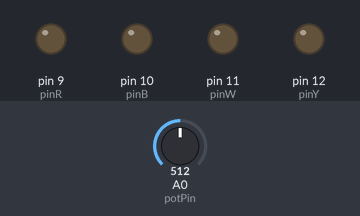
Bench run of a sketch on a simulated Arduino Uno, built with avr-gcc and run on an emulated ATmega328P. Shown: output pins drawn as LEDs (lit = HIGH). Dashed ring = blinking. The test bench sets the inputs (shaded band); at power-on: A0 (potPin) = 512.

Above: at 1.3 s.
1.4 s: A0 (potPin) set to 716
At 2.62 s:
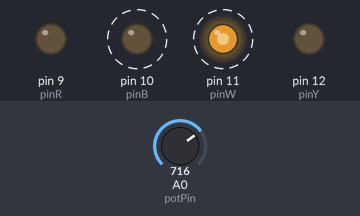
4.4 s: A0 (potPin) set to 511
At 4.62 s:
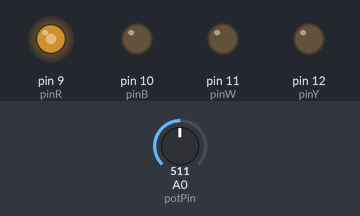
7.4 s: A0 (potPin) set to 306
At 8.12 s:
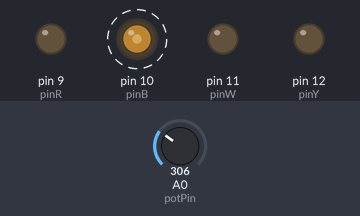
10.4 s: A0 (potPin) set to 0
Timing chart, 0 to 14.4 s (numbered marks = the images above; inputs shaded):
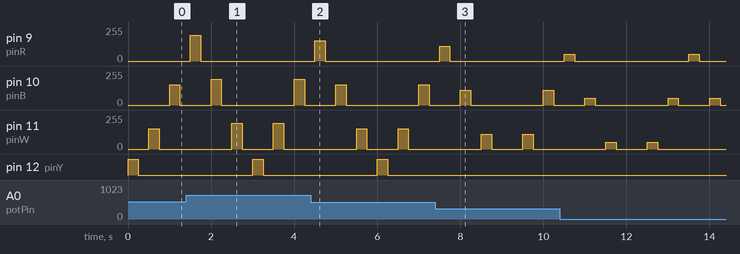

The sketch:

practica1.9.ino
```cpp
const int  pinY = 12;
const int  pinW = 11;
const int  pinB = 10;
const int  pinR = 9;
const int  potPin = A0;

int potVal = 0;
int ledVal = 255;

void setup() {
 Serial.begin(9600);

}
void cambiarVal(){
  ledVal = map(analogRead(potPin), 0, 1023, 50, 255);
  }

void loop() {
  for(int i = 12; i >= 9; i--){
    cambiarVal();
    analogWrite(i, ledVal);
    delay(250);
    analogWrite(i, 0);
    delay(250);
    }
    for(int i = 10; i <= 11; i++){
    cambiarVal();
    analogWrite(i, ledVal);
    delay(250);
    analogWrite(i, 0);
    delay(250);
    }

}
```

Measured:
- after the input at 7.4 s, pin 12 (pinY): stays LOW (without the input it goes to HIGH after 1.6 s)
- by itself, pin 9 (pinR): alternates 50/255 for 0.25 s and 0/255 for 2.8 s
- by itself, pin 11 (pinW): alternates 50/255 for 0.25 s and 0/255 for 0.75 s, 4 changes in all, then stays 0/255
